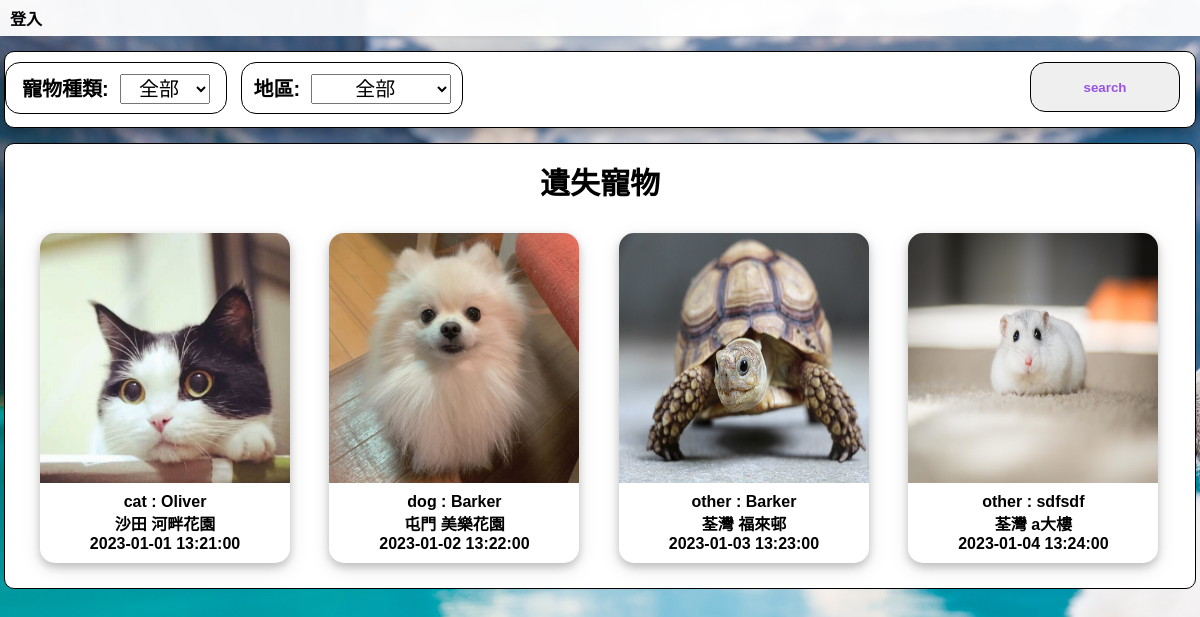
The app's page /lost_post_visitors.php with its own data.
### tables this page shows
CREATE TABLE `lost_post` (
  `lost_ID` int(11) NOT NULL,
  `User_ID` int(11) NOT NULL,
  `Pet_ID` int(11) NOT NULL,
  `date` date NOT NULL,
  `time` time NOT NULL,
  `area` varchar(50) NOT NULL,
  `Place` varchar(50) NOT NULL,
  `Details` varchar(50) NOT NULL,
  `coordinate1` varchar(50) NOT NULL,
  `coordinate2` varchar(50) NOT NULL,
  `latitude` varchar(13) NOT NULL,
  `longitude` varchar(13) NOT NULL
);

CREATE TABLE `pet` (
  `Pet_ID` int(11) NOT NULL,
  `Pet_Types` varchar(255) DEFAULT NULL,
  `Pet_Name` varchar(255) DEFAULT NULL,
  `Pet_Sex` varchar(255) DEFAULT NULL,
  `Pet_Age` int(11) DEFAULT NULL,
  `Pet_weight` int(11) DEFAULT NULL,
  `Pet_chip` text DEFAULT NULL,
  `Pet_Description` text DEFAULT NULL,
  `Pet_feature` text DEFAULT NULL,
  `Pet_color` text DEFAULT NULL,
  `Pet_image` varchar(100) DEFAULT NULL
);

### lost_post_visitors.php (the view, shortened to what this page needs)
<!DOCTYPE html>
<html lang="en">
<head>
  <link rel="stylesheet" href="css/index.css?v=<?php echo time(); ?>">
  <link rel="stylesheet" href="css/index_mobile.css" media="screen and (max-width: 768px)">
</head>
<body>
<?php
include('header_visitors.php');
?>
  <form action="lost_post_visitors.php" method="get">
    <div id="search">
      <div id="selectVariety" class="searchType searchSelect">
        <div><b>寵物種類:</b>&nbsp;
          <select name="variety" id="select_Variety">
            <option value="all">全部</option>
          </select>
        </div>
      </div>
      <div id="selectArea" class="searchType searchSelect">
        <div><b>地區:</b>&nbsp;
          <select name="area" id="select_Area">
          <option value="全部">全部</option>
          </select>
        </div>
      </div>
      <input id="searchBtn" class="searchType" type="submit" value="search" class="button1">&nbsp;
    </div>
  </form>
  <div id="searchResult">
    <div id="searchResultTittle">
      <b>遺失寵物</b>
    </div>
    <?php
      require_once('conn.php');
      if (isset($_GET['variety'])){
        if ($_GET['variety'] == 'all'){
          $sql = "SELECT Pet_image, Pet_Types, pet.Pet_Name, area, Place, time, date, lost_post.Pet_ID FROM lost_post, pet WHERE lost_post.Pet_ID=pet.Pet_ID";
        }else
        $sql = "SELECT Pet_image, Pet_Types, pet.Pet_Name, area, Place, time, date, lost_post.Pet_ID FROM lost_post, pet WHERE lost_post.Pet_ID=pet.Pet_ID AND Pet_Types LIKE'{$_GET['variety']}'";
      }else{
        $sql = "SELECT Pet_image, Pet_Types, pet.Pet_Name, area, Place, time, date, lost_post.Pet_ID FROM lost_post, pet WHERE lost_post.Pet_ID=pet.Pet_ID";
      }
      $rs = mysqli_query($conn, $sql);
      while ($rc = mysqli_fetch_assoc($rs)) {
        extract($rc);
echo <<<EOD
        <div class="postedPost">
        <a href="lost_post_view_visitors.php?Pet_ID=$Pet_ID" style="color:black; text-decoration:none">
        <div class="postedPostImage">
EOD;
        ?>
        <img src="./image/<?php echo $rc['Pet_image']; ?>">
        <?php
echo    <<<EOD
        </div>
        <div class="container"><b>$Pet_Types : $Pet_Name</b><br><b>$area $Place</b><br><b>$date $time</b></div>
        </div>
EOD;
      }
    ?>
  </div>
</body>
</html>

### css/index.css (style rules this page uses)
body { margin: 0px; background-image: url(../web_image/background.jpg); background-repeat: no-repeat; background-size: 2500px 1666px; background-attachment: fixed; font-family: "Arial", "Arial Black", "Verdana"; background-position: center; }
#search { position: sticky; }
#search, #searchResult { width: 1190px; height: 75px; border: 1px solid black; margin: auto; margin-top: 15px; padding: 0px; position: relative; background-color: white; border-radius: 10px; top: 0px; z-index: 0; }
#search { z-index: 1; box-shadow: 0 4px 8px 0 rgba(0, 0, 0, 0.2), 0 6px 20px 0 rgba(0, 0, 0, 0.1); }
.searchType { cursor: pointer; margin: 10px; margin-left: 0px; height: 50px; width: 150px; border: 1px solid black; display: inline-block; border-radius: 15px; }
.searchType center, .searchType div { text-align: center; margin: auto; margin-top: 10px; font-size: 20px; }
.searchSelect { width: 220px; }
.searchSelect select { padding: 2px; font-size: 20px; text-align: center; }
#select_Variety { width: 90px; }
#select_Area { width: 140px; }
#searchBtn { float: right; margin-right: 15px; color: #9752e8; font-weight: bold; }
#searchResult { height: auto; }
#searchResultTittle { margin: auto; width: 200px; text-align: center; margin-top: 15px; margin-bottom: 15px; font-size: 30px; }
.postedPost { display: inline-block; background-color: white; box-shadow: 0 4px 8px 0 rgba(0, 0, 0, 0.2), 0 6px 20px 0 rgba(0, 0, 0, 0.1); margin-top: 15px; margin-bottom: 25px; margin-left: 35px; width: 250px; cursor: pointer; border-radius: 15px; }
.postedPostImage { overflow: hidden; width: 250px; height: 250px; display:flex; border-radius: 15px 15px 0px 0px; }
.postedPostImage img { width: 100%; }
.container { text-align: center; padding: 10px 20px; white-space: nowrap; overflow: hidden; text-overflow: ellipsis; }

### css/index_mobile.css (style rules this page uses)
body { margin: 0px; background-image: url(../web_image/background.jpg); background-repeat: no-repeat; background-size: 2500px 1666px; background-attachment: fixed; font-family: "Arial", "Arial Black", "Verdana"; background-position: center; }
#search { position: sticky; top: 36px; z-index: 1; }
#search, #searchResult { width: 100%; height: auto; border: 1px solid black; margin: auto; margin-top: 15px; padding: 0px; position: relative; background-color: white; border-radius: 10px; top: 0px; z-index: 0; }
#search { z-index: 1; box-shadow: 0 4px 8px 0 rgba(0, 0, 0, 0.2), 0 6px 20px 0 rgba(0, 0, 0, 0.1); }
.searchType { cursor: pointer; margin: 10px; margin-left: 0px; height: 50px; width: 150px; border: 1px solid black; display: inline-block; border-radius: 15px; }
.searchType center, .searchType div { text-align: center; margin: auto; margin-top: 10px; font-size: 20px; }
.searchSelect { width: 100%; }
.searchSelect select { padding: 2px; font-size: 20px; text-align: center; }
#select_Variety { width: 90px; }
#select_Area { width: 140px; }
#searchBtn { float: right; margin-right: 15px; color: #9752e8; font-weight: bold; }
#searchResultTittle { margin: auto; width: 100%; text-align: center; margin-top: 15px; margin-bottom: 15px; font-size: 30px; }
.postedPost { display: inline-block; background-color: white; box-shadow: 0 4px 8px 0 rgba(0, 0, 0, 0.2), 0 6px 20px 0 rgba(0, 0, 0, 0.1); margin-top: 15px; margin-bottom: 25px; margin-left: 10px; width: 100%; cursor: pointer; border-radius: 15px; }
.postedPostImage { overflow: hidden; width: 100%; height: 250px; display: flex; border-radius: 15px 15px 0px 0px; }
.postedPostImage img { width: 100%; }
.container { text-align: center; padding: 10px 20px; white-space: nowrap; overflow: hidden; text-overflow: ellipsis; }

### records on screen
lost_post: Pet_ID.Pet_image (picture), Pet_ID.Pet_Types "cat", Pet_ID.Pet_Name "Oliver", area "沙田", Place "河畔花園", date "2023-01-01", time "13:21:00"
lost_post: Pet_ID.Pet_image (picture), Pet_ID.Pet_Types "dog", Pet_ID.Pet_Name "Barker", area "屯門", Place "美樂花園", date "2023-01-02", time "13:22:00"
lost_post: Pet_ID.Pet_image (picture), Pet_ID.Pet_Types "other", Pet_ID.Pet_Name "Barker", area "荃灣", Place "福來邨", date "2023-01-03", time "13:23:00"
lost_post: Pet_ID.Pet_image (picture), Pet_ID.Pet_Types "other", Pet_ID.Pet_Name "sdfsdf", area "荃灣", Place "a大樓", date "2023-01-04", time "13:24:00"
